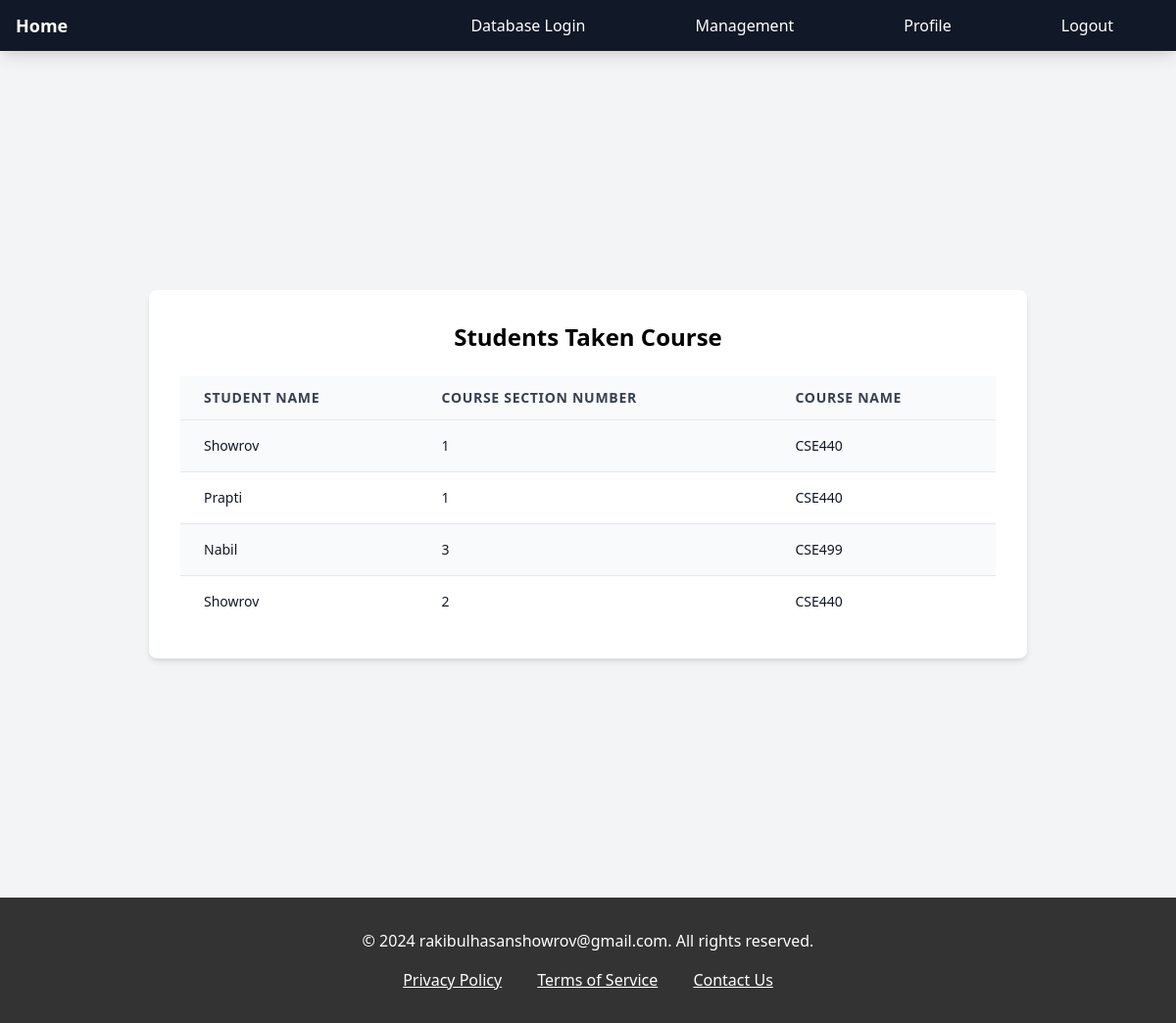
/dbmanage/student-courses/ (signed in), run on an earlier commit of the app's database.
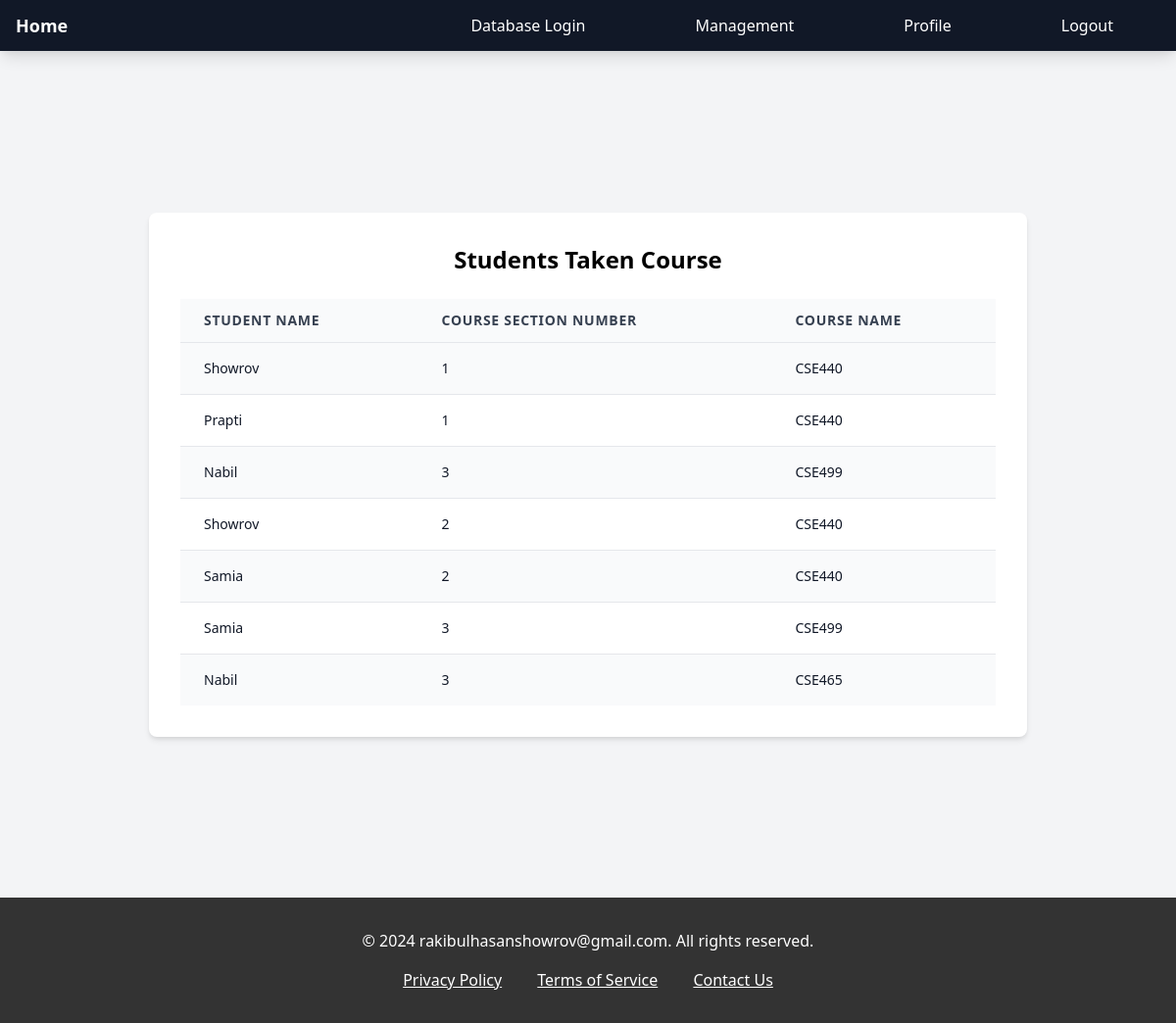
And on a later commit of the database.
### userprofile/models.py (models this page shows, shortened)
class StudentCourse(models.Model):
    student = models.ForeignKey(Student, on_delete=models.CASCADE)
    course = models.ForeignKey(Course, on_delete=models.CASCADE)

class Student(models.Model):
    name = models.CharField(max_length=100)
    student_id = models.CharField(max_length=10, unique=True)
    courses = models.ManyToManyField(Course, through='StudentCourse')

class Course(models.Model):
    section_number = models.IntegerField()
    name = models.CharField(max_length=100)
    timing = models.CharField(max_length=20)  # Change to CharField to store the time in '12:15 PM' format
    faculty_name = models.CharField(max_length=100)
    class Meta:
        constraints = [
            models.UniqueConstraint(fields=['section_number', 'name'], name='unique_section_per_course')
        ]

### dbmanage/views.py (the view)
# urls.py: path('student-courses/', views.student_course_list, name='student_course_list'),
@login_required(login_url='login')
def student_course_list(request):
    student_courses = StudentCourse.objects.select_related('student', 'course').all()
    return render(request, 'student_course_list.html', {'student_courses': student_courses})

### templates/student_course_list.html (shortened to what this page needs)
{% extends 'base.html' %}
{% block content %}
<div class="min-h-screen bg-gray-100 flex items-center justify-center">
    <div class="bg-white shadow-md rounded-lg p-8 max-w-4xl w-full">
        <h1 class="text-2xl font-semibold text-center mb-6">Students Taken Course</h1>
        <div class="overflow-x-auto">
            <table class="min-w-full divide-y divide-gray-200">
                <thead class="bg-gray-50">
                    <tr>
                        <th scope="col" class="px-6 py-3 text-left text-sm font-bold text-gray-700 uppercase tracking-wider">Student Name</th>
                        <th scope="col" class="px-6 py-3 text-left text-sm font-bold text-gray-700 uppercase tracking-wider">Course Section Number</th>
                        <th scope="col" class="px-6 py-3 text-left text-sm font-bold text-gray-700 uppercase tracking-wider">Course Name</th>
                    </tr>
                </thead>
                <tbody class="bg-white divide-y divide-gray-200">
                    {% for student_course in student_courses %}
                        <tr class="{% cycle 'bg-gray-50' '' %}">
                            <td class="px-6 py-4 whitespace-nowrap text-sm font-medium text-gray-900">{{ student_course.student.name }}</td>
                            <td class="px-6 py-4 whitespace-nowrap text-sm text-gray-900">{{ student_course.course.section_number }}</td>
                            <td class="px-6 py-4 whitespace-nowrap text-sm text-gray-900">{{ student_course.course.name }}</td>
                        </tr>
                    {% endfor %}
                </tbody>
            </table>
        </div>
    </div>
</div>
{% endblock %}

### templates/base.html (shortened to what this page needs)
{%load static %}
<!DOCTYPE html>
<html lang="en">
<head>
    <link href="https://cdn.jsdelivr.net/npm/tailwindcss@2.2.19/dist/tailwind.min.css" rel="stylesheet">
</head>
<body class="bg-gray-100">
    <nav class="bg-gray-900 shadow-lg">
        <div class="max-w-full mx-auto px-4 py-3">
            <div class="flex justify-between items-center">
                <a class="text-white font-bold text-lg" href="{% url 'base' %}">Home</a>
                <div class="hidden lg:flex">
                    <ul class="flex space-x-4">
                        <li>
                            <a class="text-white nav-link" href="{% url 'admin:index' %}" target="_blank">Database Login</a>
                        </li>
                        <li>
                            <a class="text-white nav-link" href="{% url 'dbmanage' %}">Management</a>
                        </li>
                        <li>
                            <a class="text-white nav-link" href="{% url 'userprofile' %}">Profile</a>
                        </li>
                        <li>
                            <a class="text-white nav-link" href="{% url 'logout' %}">Logout</a>
                        </li>
                    </ul>
                </div>
            </div>
        </div>
    </nav>
    <div class="max-w-7xl mx-auto px-4 py-8">
        {% block content %}{% endblock %}
    </div>
    <footer class="footer">
        <div class="max-w-7xl mx-auto px-4">
            <p>&copy; 2024 rakibulhasanshowrov@gmail.com. All rights reserved.</p>
            <div class="footer-links">
                <a href="#">Privacy Policy</a>
                <a href="#">Terms of Service</a>
                <a href="#">Contact Us</a>
            </div>
        </div>
    </footer>
</body>
</html>

### templates/base.html (style rules this page uses)
.nav-link { padding: 0.75rem 3rem; border-bottom: 5px solid transparent; transition: border-color 0.3s ease-in-out; }
.footer { background-color: #333; color: #fff; padding: 2rem 0; text-align: center; }
.footer p { margin-bottom: 1rem; }
.footer-links a { color: #fff; text-decoration: underline; margin: 0 1rem; }

What changed in the data, as far as the page shows it:
added StudentCourse: student.name "Samia", course.section_number "2", course.name "CSE440"
added StudentCourse: student.name "Samia", course.section_number "3", course.name "CSE499"
added StudentCourse: student.name "Nabil", course.section_number "3", course.name "CSE465"
